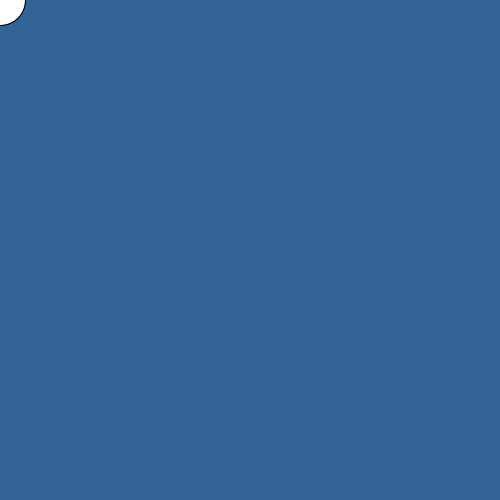
Frame 1 (no input)
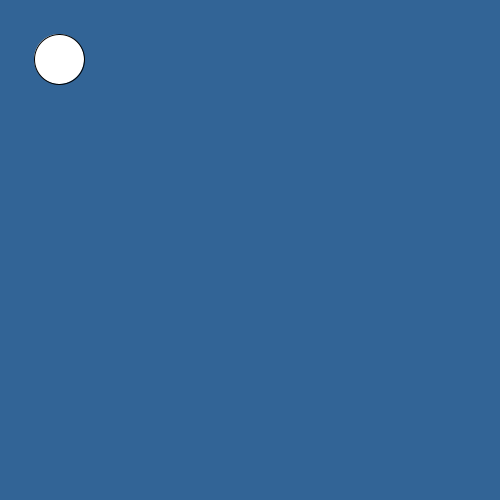
Frame 60 (the mouse pressed at the canvas centre just before this capture)
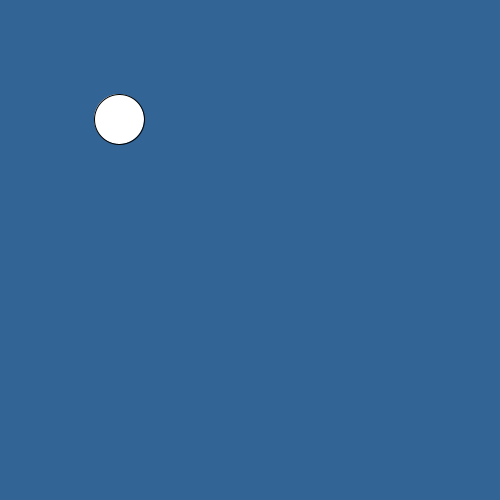
Frame 120 (the mouse held since frame 60 and released just before this capture)

The Processing sketch that drew these frames (run headless with seeded random() and noise(); from frame 60 on, the mouse is pressed at the canvas centre):

// Processing sketch: sketch_2014_9_24
// ── sketch_2014_9_24.pde
int x=0;
int y=0;
int vx=x+1;
int vy=y+1;
void setup() {
  size(500,500);
}
void draw() {
  background(50,100,150);
  ellipse(x,y,50,50);
  x=x+1;
  y=y+1;
  if(x>=width) {
    x=vx-1;
  }
  if(y>=height) {
    y=vy-1;
  }
}
